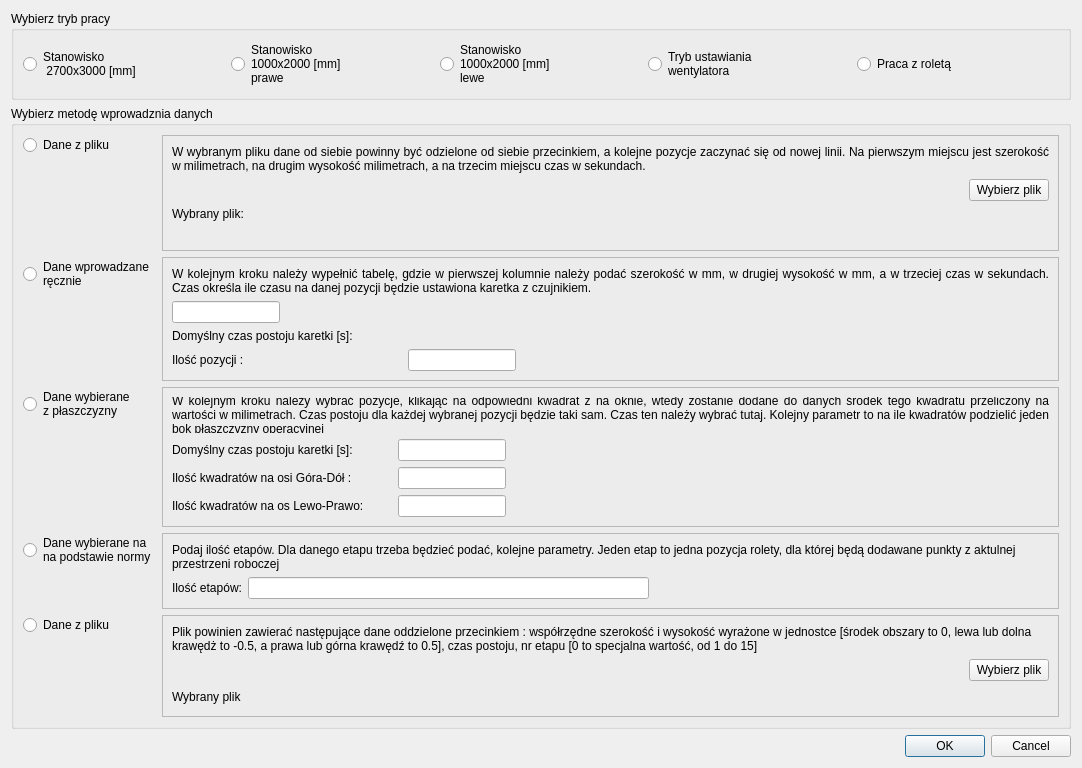
<?xml version="1.0" encoding="UTF-8"?>
<ui version="4.0">
 <class>WyborMetody</class>
 <widget class="QDialog" name="WyborMetody">
  <property name="geometry">
   <rect>
    <x>0</x>
    <y>0</y>
    <width>1082</width>
    <height>768</height>
   </rect>
  </property>
  <property name="windowTitle">
   <string>Pomiar przepływności - Wybór metody wprowadzania danych</string>
  </property>
  <layout class="QVBoxLayout" name="verticalLayout">
   <item>
    <widget class="QGroupBox" name="gbMode">
     <property name="title">
      <string>Wybierz tryb pracy</string>
     </property>
     <layout class="QHBoxLayout" name="horizontalLayout">
      <item>
       <widget class="QRadioButton" name="rb2700">
        <property name="text">
         <string>Stanowisko
 2700x3000 [mm]</string>
        </property>
       </widget>
      </item>
      <item>
       <widget class="QRadioButton" name="rb1000p">
        <property name="text">
         <string>Stanowisko
1000x2000 [mm]
prawe</string>
        </property>
       </widget>
      </item>
      <item>
       <widget class="QRadioButton" name="rb1000l">
        <property name="text">
         <string>Stanowisko
1000x2000 [mm]
lewe</string>
        </property>
       </widget>
      </item>
      <item>
       <widget class="QRadioButton" name="rbFunSet">
        <property name="text">
         <string>Tryb ustawiania 
wentylatora</string>
        </property>
       </widget>
      </item>
      <item>
       <widget class="QRadioButton" name="rbRoleta">
        <property name="text">
         <string>Praca z roletą</string>
        </property>
       </widget>
      </item>
     </layout>
    </widget>
   </item>
   <item>
    <widget class="QGroupBox" name="gbMethod">
     <property name="title">
      <string>Wybierz metodę wprowadznia danych</string>
     </property>
     <property name="flat">
      <bool>false</bool>
     </property>
     <layout class="QFormLayout" name="formLayoutDataMethod">
      <item row="0" column="0">
       <widget class="QRadioButton" name="rbfile">
        <property name="text">
         <string>Dane z pliku</string>
        </property>
       </widget>
      </item>
      <item row="0" column="1">
       <widget class="QFrame" name="frChoiceFile">
        <property name="frameShape">
         <enum>QFrame::StyledPanel</enum>
        </property>
        <property name="frameShadow">
         <enum>QFrame::Raised</enum>
        </property>
        <layout class="QGridLayout" name="gridLayoutDataFile">
         <item row="1" column="2">
          <widget class="QPushButton" name="pushButton">
           <property name="text">
            <string>Wybierz plik</string>
           </property>
          </widget>
         </item>
         <item row="4" column="1" colspan="2">
          <widget class="QLabel" name="selectedFile">
           <property name="text">
            <string/>
           </property>
          </widget>
         </item>
         <item row="1" column="1">
          <spacer name="horizontalSpacer">
           <property name="orientation">
            <enum>Qt::Horizontal</enum>
           </property>
           <property name="sizeHint" stdset="0">
            <size>
             <width>40</width>
             <height>20</height>
            </size>
           </property>
          </spacer>
         </item>
         <item row="0" column="0" colspan="3">
          <widget class="QLabel" name="iChoiceFile">
           <property name="text">
            <string>W wybranym pliku dane od siebie powinny być odzielone od siebie przecinkiem, a kolejne pozycje zaczynać się od nowej linii. Na pierwszym miejscu jest szerokość w milimetrach, na drugim wysokość milimetrach, a na trzecim miejscu czas w sekundach.</string>
           </property>
           <property name="textFormat">
            <enum>Qt::RichText</enum>
           </property>
           <property name="scaledContents">
            <bool>true</bool>
           </property>
           <property name="alignment">
            <set>Qt::AlignJustify|Qt::AlignVCenter</set>
           </property>
           <property name="wordWrap">
            <bool>true</bool>
           </property>
          </widget>
         </item>
         <item row="3" column="0">
          <widget class="QLabel" name="eChosenFile">
           <property name="text">
            <string>Wybrany plik:</string>
           </property>
           <property name="wordWrap">
            <bool>true</bool>
           </property>
          </widget>
         </item>
         <item row="3" column="1" colspan="2">
          <widget class="QLabel" name="lChooseFileName">
           <property name="text">
            <string/>
           </property>
          </widget>
         </item>
        </layout>
       </widget>
      </item>
      <item row="1" column="0">
       <widget class="QRadioButton" name="rbmanual">
        <property name="text">
         <string>Dane wprowadzane
ręcznie</string>
        </property>
       </widget>
      </item>
      <item row="1" column="1">
       <widget class="QFrame" name="frManual">
        <property name="frameShape">
         <enum>QFrame::StyledPanel</enum>
        </property>
        <property name="frameShadow">
         <enum>QFrame::Raised</enum>
        </property>
        <layout class="QVBoxLayout" name="verticalLayoutManual">
         <item>
          <widget class="QLabel" name="iManual">
           <property name="text">
            <string>W kolejnym kroku należy wypełnić tabelę, gdzie w pierwszej kolumnie należy podać szerokość w mm, w drugiej wysokość w mm, a w trzeciej czas w sekundach. Czas określa ile czasu na danej pozycji będzie ustawiona karetka z czujnikiem.</string>
           </property>
           <property name="alignment">
            <set>Qt::AlignJustify|Qt::AlignVCenter</set>
           </property>
           <property name="wordWrap">
            <bool>true</bool>
           </property>
          </widget>
         </item>
         <item>
          <widget class="QLineEdit" name="timeManualDefault">
           <property name="sizePolicy">
            <sizepolicy hsizetype="Fixed" vsizetype="Fixed">
             <horstretch>0</horstretch>
             <verstretch>0</verstretch>
            </sizepolicy>
           </property>
          </widget>
         </item>
         <item>
          <layout class="QFormLayout" name="formLayout_3">
           <item row="0" column="0">
            <widget class="QLabel" name="eCzasManual">
             <property name="sizePolicy">
              <sizepolicy hsizetype="Fixed" vsizetype="Preferred">
               <horstretch>0</horstretch>
               <verstretch>0</verstretch>
              </sizepolicy>
             </property>
             <property name="minimumSize">
              <size>
               <width>230</width>
               <height>0</height>
              </size>
             </property>
             <property name="text">
              <string>Domyślny czas postoju karetki [s]:</string>
             </property>
            </widget>
           </item>
          </layout>
         </item>
         <item>
          <layout class="QFormLayout" name="formLayout_4">
           <item row="0" column="0">
            <widget class="QLabel" name="eNumberManual">
             <property name="sizePolicy">
              <sizepolicy hsizetype="Fixed" vsizetype="Preferred">
               <horstretch>0</horstretch>
               <verstretch>0</verstretch>
              </sizepolicy>
             </property>
             <property name="minimumSize">
              <size>
               <width>230</width>
               <height>0</height>
              </size>
             </property>
             <property name="text">
              <string>Ilość pozycji :</string>
             </property>
            </widget>
           </item>
           <item row="0" column="1">
            <widget class="QLineEdit" name="numberManual">
             <property name="sizePolicy">
              <sizepolicy hsizetype="Fixed" vsizetype="Fixed">
               <horstretch>0</horstretch>
               <verstretch>0</verstretch>
              </sizepolicy>
             </property>
            </widget>
           </item>
          </layout>
         </item>
        </layout>
       </widget>
      </item>
      <item row="2" column="0">
       <widget class="QRadioButton" name="rbhalfmanual">
        <property name="text">
         <string>Dane wybierane 
z płaszczyzny</string>
        </property>
       </widget>
      </item>
      <item row="2" column="1">
       <widget class="QFrame" name="frHalfManual">
        <property name="frameShape">
         <enum>QFrame::StyledPanel</enum>
        </property>
        <property name="frameShadow">
         <enum>QFrame::Raised</enum>
        </property>
        <layout class="QVBoxLayout" name="verticalLayout_2">
         <item>
          <widget class="QLabel" name="iHalfmanual">
           <property name="text">
            <string>W kolejnym kroku należy wybrać pozycje, klikając na odpowiedni kwadrat z na oknie, wtedy zostanie dodane do danych środek tego kwadratu przeliczony na wartości w milimetrach. Czas postoju dla każdej wybranej pozycji będzie taki sam. Czas ten należy wybrać tutaj. Kolejny parametr to na ile kwadratów podzielić jeden bok płaszczyzny operacyjnej</string>
           </property>
           <property name="alignment">
            <set>Qt::AlignJustify|Qt::AlignVCenter</set>
           </property>
           <property name="wordWrap">
            <bool>true</bool>
           </property>
          </widget>
         </item>
         <item>
          <layout class="QFormLayout" name="formLayout_1">
           <item row="0" column="0">
            <widget class="QLabel" name="eCzasHalf">
             <property name="sizePolicy">
              <sizepolicy hsizetype="Fixed" vsizetype="Preferred">
               <horstretch>0</horstretch>
               <verstretch>0</verstretch>
              </sizepolicy>
             </property>
             <property name="minimumSize">
              <size>
               <width>220</width>
               <height>0</height>
              </size>
             </property>
             <property name="text">
              <string>Domyślny czas postoju karetki [s]: </string>
             </property>
            </widget>
           </item>
           <item row="0" column="1">
            <widget class="QLineEdit" name="timeAuto">
             <property name="sizePolicy">
              <sizepolicy hsizetype="Fixed" vsizetype="Fixed">
               <horstretch>0</horstretch>
               <verstretch>0</verstretch>
              </sizepolicy>
             </property>
            </widget>
           </item>
          </layout>
         </item>
         <item>
          <layout class="QFormLayout" name="formLayout_2">
           <item row="0" column="0">
            <widget class="QLabel" name="eNumberSquere">
             <property name="sizePolicy">
              <sizepolicy hsizetype="Fixed" vsizetype="Preferred">
               <horstretch>0</horstretch>
               <verstretch>0</verstretch>
              </sizepolicy>
             </property>
             <property name="minimumSize">
              <size>
               <width>220</width>
               <height>0</height>
              </size>
             </property>
             <property name="text">
              <string>Ilość kwadratów na osi Góra-Dół :</string>
             </property>
            </widget>
           </item>
           <item row="0" column="1">
            <widget class="QLineEdit" name="numberAuto">
             <property name="sizePolicy">
              <sizepolicy hsizetype="Fixed" vsizetype="Fixed">
               <horstretch>0</horstretch>
               <verstretch>0</verstretch>
              </sizepolicy>
             </property>
            </widget>
           </item>
          </layout>
         </item>
         <item>
          <layout class="QFormLayout" name="formLayout_5">
           <item row="0" column="0">
            <widget class="QLabel" name="eNumberSquere_2">
             <property name="sizePolicy">
              <sizepolicy hsizetype="Fixed" vsizetype="Preferred">
               <horstretch>0</horstretch>
               <verstretch>0</verstretch>
              </sizepolicy>
             </property>
             <property name="minimumSize">
              <size>
               <width>220</width>
               <height>0</height>
              </size>
             </property>
             <property name="text">
              <string>Ilość kwadratów na os Lewo-Prawo:</string>
             </property>
            </widget>
           </item>
           <item row="0" column="1">
            <widget class="QLineEdit" name="numberAuto_2">
             <property name="sizePolicy">
              <sizepolicy hsizetype="Fixed" vsizetype="Fixed">
               <horstretch>0</horstretch>
               <verstretch>0</verstretch>
              </sizepolicy>
             </property>
            </widget>
           </item>
          </layout>
         </item>
        </layout>
       </widget>
      </item>
      <item row="3" column="0">
       <widget class="QRadioButton" name="rbRoletaDane">
        <property name="text">
         <string>Dane wybierane na
na podstawie normy</string>
        </property>
       </widget>
      </item>
      <item row="3" column="1">
       <widget class="QFrame" name="frRoleta">
        <property name="frameShape">
         <enum>QFrame::StyledPanel</enum>
        </property>
        <property name="frameShadow">
         <enum>QFrame::Raised</enum>
        </property>
        <layout class="QVBoxLayout" name="verticalLayout_3">
         <item>
          <widget class="QLabel" name="label">
           <property name="text">
            <string>Podaj ilość etapów. Dla danego etapu trzeba będzieć podać, kolejne parametry. Jeden etap to jedna pozycja rolety, dla której będą dodawane punkty z aktulnej przestrzeni roboczej</string>
           </property>
           <property name="wordWrap">
            <bool>true</bool>
           </property>
          </widget>
         </item>
         <item>
          <layout class="QHBoxLayout" name="horizontalLayout_2">
           <item>
            <widget class="QLabel" name="label_2">
             <property name="text">
              <string>Ilość etapów:</string>
             </property>
            </widget>
           </item>
           <item>
            <widget class="QLineEdit" name="lineEdit"/>
           </item>
           <item>
            <spacer name="horizontalSpacer_2">
             <property name="orientation">
              <enum>Qt::Horizontal</enum>
             </property>
             <property name="sizeHint" stdset="0">
              <size>
               <width>40</width>
               <height>20</height>
              </size>
             </property>
            </spacer>
           </item>
          </layout>
         </item>
        </layout>
       </widget>
      </item>
      <item row="4" column="0">
       <widget class="QRadioButton" name="rbRoletaPlik">
        <property name="text">
         <string>Dane z pliku</string>
        </property>
       </widget>
      </item>
      <item row="4" column="1">
       <widget class="QFrame" name="frRoletaPlik">
        <property name="frameShape">
         <enum>QFrame::StyledPanel</enum>
        </property>
        <property name="frameShadow">
         <enum>QFrame::Raised</enum>
        </property>
        <layout class="QVBoxLayout" name="verticalLayout_4">
         <item>
          <widget class="QLabel" name="label_3">
           <property name="text">
            <string>Plik powinien zawierać następujące dane oddzielone przecinkiem : współrzędne szerokość i wysokość wyrażone w jednostce [środek obszary to 0, lewa lub dolna krawędż to -0.5, a prawa lub górna krawędź to 0.5], czas postoju, nr etapu [0 to specjalna wartość, od 1 do 15]</string>
           </property>
           <property name="wordWrap">
            <bool>true</bool>
           </property>
          </widget>
         </item>
         <item>
          <layout class="QHBoxLayout" name="horizontalLayout_3">
           <item>
            <spacer name="horizontalSpacer_3">
             <property name="orientation">
              <enum>Qt::Horizontal</enum>
             </property>
             <property name="sizeHint" stdset="0">
              <size>
               <width>40</width>
               <height>20</height>
              </size>
             </property>
            </spacer>
           </item>
           <item>
            <widget class="QPushButton" name="pbChooseFile">
             <property name="text">
              <string>Wybierz plik</string>
             </property>
            </widget>
           </item>
          </layout>
         </item>
         <item>
          <layout class="QHBoxLayout" name="horizontalLayout_4">
           <item>
            <widget class="QLabel" name="label_4">
             <property name="text">
              <string>Wybrany plik</string>
             </property>
            </widget>
           </item>
           <item>
            <spacer name="horizontalSpacer_4">
             <property name="orientation">
              <enum>Qt::Horizontal</enum>
             </property>
             <property name="sizeHint" stdset="0">
              <size>
               <width>853</width>
               <height>20</height>
              </size>
             </property>
            </spacer>
           </item>
           <item>
            <widget class="QLabel" name="wybranyPlikRolety">
             <property name="text">
              <string/>
             </property>
            </widget>
           </item>
          </layout>
         </item>
        </layout>
       </widget>
      </item>
     </layout>
    </widget>
   </item>
   <item>
    <spacer name="verticalSpacer">
     <property name="orientation">
      <enum>Qt::Vertical</enum>
     </property>
     <property name="sizeHint" stdset="0">
      <size>
       <width>20</width>
       <height>40</height>
      </size>
     </property>
    </spacer>
   </item>
   <item>
    <widget class="QDialogButtonBox" name="buttonBox">
     <property name="orientation">
      <enum>Qt::Horizontal</enum>
     </property>
     <property name="standardButtons">
      <set>QDialogButtonBox::Cancel|QDialogButtonBox::Ok</set>
     </property>
    </widget>
   </item>
  </layout>
 </widget>
 <resources/>
 <connections>
  <connection>
   <sender>buttonBox</sender>
   <signal>accepted()</signal>
   <receiver>WyborMetody</receiver>
   <slot>accept()</slot>
   <hints>
    <hint type="sourcelabel">
     <x>248</x>
     <y>254</y>
    </hint>
    <hint type="destinationlabel">
     <x>157</x>
     <y>274</y>
    </hint>
   </hints>
  </connection>
  <connection>
   <sender>buttonBox</sender>
   <signal>rejected()</signal>
   <receiver>WyborMetody</receiver>
   <slot>reject()</slot>
   <hints>
    <hint type="sourcelabel">
     <x>316</x>
     <y>260</y>
    </hint>
    <hint type="destinationlabel">
     <x>286</x>
     <y>274</y>
    </hint>
   </hints>
  </connection>
 </connections>
</ui>
